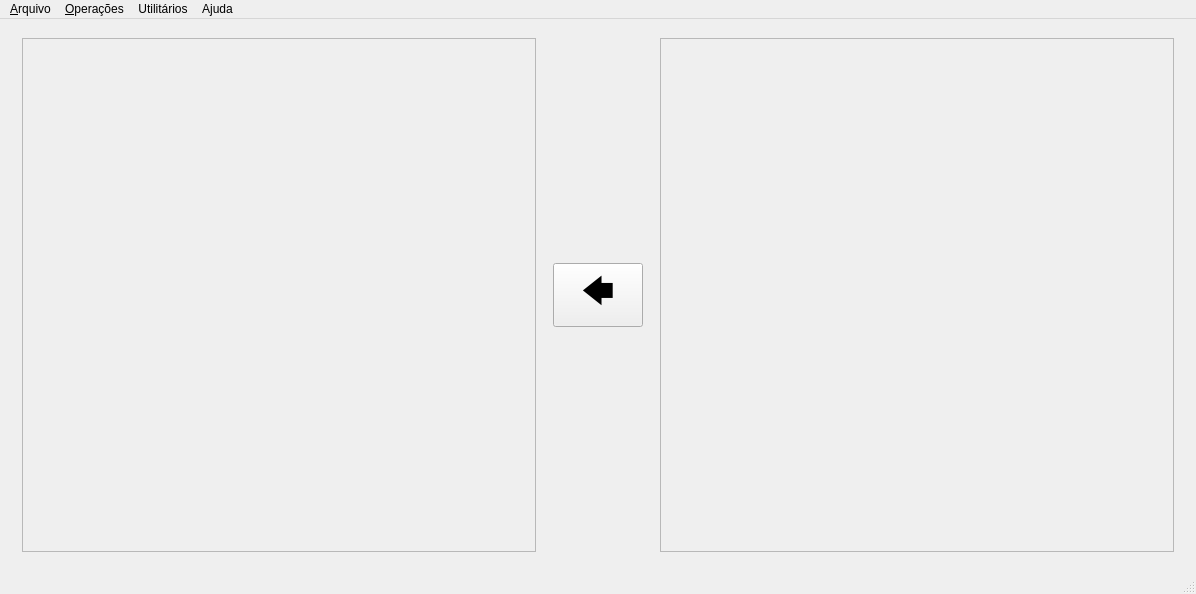
<?xml version="1.0" encoding="UTF-8"?>
<ui version="4.0">
 <class>editorClass</class>
 <widget class="QMainWindow" name="editorClass">
  <property name="geometry">
   <rect>
    <x>0</x>
    <y>0</y>
    <width>1196</width>
    <height>594</height>
   </rect>
  </property>
  <property name="windowTitle">
   <string>PDI ~ Editor de imagens</string>
  </property>
  <widget class="QWidget" name="centralWidget">
   <layout class="QHBoxLayout" name="horizontalLayout">
    <item>
     <widget class="QScrollArea" name="scroll_img1">
      <property name="sizePolicy">
       <sizepolicy hsizetype="Fixed" vsizetype="Fixed">
        <horstretch>0</horstretch>
        <verstretch>0</verstretch>
       </sizepolicy>
      </property>
      <property name="minimumSize">
       <size>
        <width>514</width>
        <height>514</height>
       </size>
      </property>
      <property name="widgetResizable">
       <bool>true</bool>
      </property>
      <widget class="MainLabel" name="label_img1">
       <property name="geometry">
        <rect>
         <x>0</x>
         <y>0</y>
         <width>512</width>
         <height>512</height>
        </rect>
       </property>
       <property name="minimumSize">
        <size>
         <width>0</width>
         <height>0</height>
        </size>
       </property>
       <property name="text" stdset="0">
        <string/>
       </property>
      </widget>
     </widget>
    </item>
    <item>
     <widget class="QPushButton" name="pushButton">
      <property name="sizePolicy">
       <sizepolicy hsizetype="Fixed" vsizetype="Fixed">
        <horstretch>0</horstretch>
        <verstretch>0</verstretch>
       </sizepolicy>
      </property>
      <property name="minimumSize">
       <size>
        <width>90</width>
        <height>60</height>
       </size>
      </property>
      <property name="font">
       <font>
        <pointsize>24</pointsize>
        <kerning>true</kerning>
       </font>
      </property>
      <property name="text">
       <string>🡄</string>
      </property>
     </widget>
    </item>
    <item>
     <widget class="QScrollArea" name="scroll_img2">
      <property name="sizePolicy">
       <sizepolicy hsizetype="Fixed" vsizetype="Fixed">
        <horstretch>0</horstretch>
        <verstretch>0</verstretch>
       </sizepolicy>
      </property>
      <property name="minimumSize">
       <size>
        <width>514</width>
        <height>514</height>
       </size>
      </property>
      <property name="widgetResizable">
       <bool>true</bool>
      </property>
      <widget class="QLabel" name="label_img2">
       <property name="geometry">
        <rect>
         <x>0</x>
         <y>0</y>
         <width>512</width>
         <height>512</height>
        </rect>
       </property>
       <property name="text">
        <string/>
       </property>
       <property name="scaledContents">
        <bool>false</bool>
       </property>
      </widget>
     </widget>
    </item>
   </layout>
  </widget>
  <widget class="QMenuBar" name="menuBar">
   <property name="geometry">
    <rect>
     <x>0</x>
     <y>0</y>
     <width>1196</width>
     <height>21</height>
    </rect>
   </property>
   <widget class="QMenu" name="menu_Arquivo">
    <property name="title">
     <string>&amp;Arquivo</string>
    </property>
    <addaction name="action_Abrir"/>
    <addaction name="actionSalvar"/>
    <addaction name="separator"/>
    <addaction name="actionSair"/>
   </widget>
   <widget class="QMenu" name="menu_Operacoes">
    <property name="title">
     <string>&amp;Operações</string>
    </property>
    <addaction name="actionInverte_cinza"/>
    <addaction name="actionEqualizarHistograma"/>
    <addaction name="actionAddSaltPepper"/>
    <addaction name="actionMedia3x3"/>
    <addaction name="actionMediana3x3"/>
    <addaction name="separator"/>
    <addaction name="action_paraCinza"/>
    <addaction name="actionInverte_colorida"/>
    <addaction name="separator"/>
    <addaction name="actionDividir_RGB"/>
   </widget>
   <widget class="QMenu" name="menuAjuda">
    <property name="title">
     <string>Ajuda</string>
    </property>
    <addaction name="actionGuia_b_sico"/>
    <addaction name="separator"/>
    <addaction name="actionSobre"/>
   </widget>
   <widget class="QMenu" name="menuOutros">
    <property name="title">
     <string>Utilitários</string>
    </property>
    <addaction name="actionConverter_RGB_HSL"/>
   </widget>
   <addaction name="menu_Arquivo"/>
   <addaction name="menu_Operacoes"/>
   <addaction name="menuOutros"/>
   <addaction name="menuAjuda"/>
  </widget>
  <widget class="QStatusBar" name="statusBar"/>
  <action name="action_Abrir">
   <property name="text">
    <string>&amp;Abrir</string>
   </property>
  </action>
  <action name="action_paraCinza">
   <property name="text">
    <string>&amp;Converter para cinza</string>
   </property>
  </action>
  <action name="actionGuia_b_sico">
   <property name="text">
    <string>Guia básico</string>
   </property>
  </action>
  <action name="actionSobre">
   <property name="text">
    <string>Sobre</string>
   </property>
  </action>
  <action name="actionDividir_RGB">
   <property name="text">
    <string>Separar os canais da imagem (RGB)</string>
   </property>
  </action>
  <action name="actionInverte_cinza">
   <property name="text">
    <string>Inverter imagem cinza</string>
   </property>
  </action>
  <action name="actionInverte_colorida">
   <property name="text">
    <string>Inverter imagem colorida</string>
   </property>
  </action>
  <action name="actionSalvar">
   <property name="text">
    <string>Salvar</string>
   </property>
  </action>
  <action name="actionConverter_RGB_HSL">
   <property name="text">
    <string>Converter RGB/HSL</string>
   </property>
  </action>
  <action name="actionSair">
   <property name="text">
    <string>Sair</string>
   </property>
  </action>
  <action name="actionEqualizarHistograma">
   <property name="text">
    <string>Equalizar histograma</string>
   </property>
  </action>
  <action name="actionAddSaltPepper">
   <property name="text">
    <string>Adicionar ruído sal e pimenta (10%)</string>
   </property>
  </action>
  <action name="actionMedia3x3">
   <property name="text">
    <string>Média 3x3</string>
   </property>
  </action>
  <action name="actionMediana3x3">
   <property name="text">
    <string>Mediana 3x3</string>
   </property>
  </action>
 </widget>
 <layoutdefault spacing="6" margin="11"/>
 <customwidgets>
  <customwidget>
   <class>MainLabel</class>
   <extends>QWidget</extends>
   <header>mainlabel.h</header>
  </customwidget>
 </customwidgets>
 <resources>
  <include location="editor.qrc"/>
 </resources>
 <connections/>
</ui>
